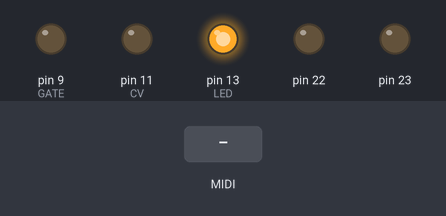
This sketch was run on a simulated Arduino Uno, built with avr-gcc and run on an emulated ATmega328P. Shown: output pins drawn as LEDs (lit = HIGH). The test bench sets the inputs (shaded band). MIDI output is not drawn.

Above: at 0.1 s.
At 1.5 s:
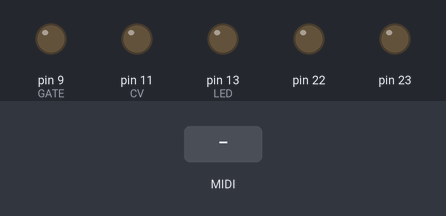
1.6 s: MIDI note 36 received
At 3.0 s:
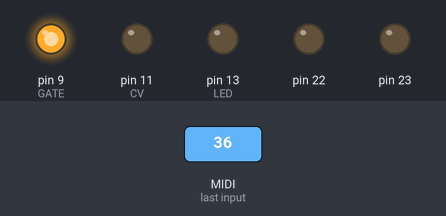
Timing chart, 0 to 4.6 s (numbered marks = the images above; inputs shaded):
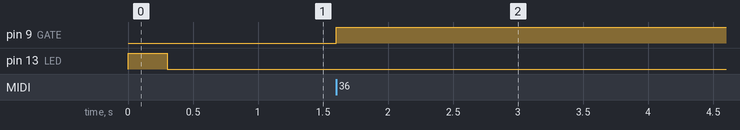

The sketch:

MIDItoCV.ino
```cpp
//Basic MIDI to CV converter
//By Robin Stubbs - robin.stubbs@uleth.ca
//Uses atmega32u4 timer 1
//ATMEGA32u4-based microcontrollers ONLY

#include <MIDI.h>  // Add Midi Library
#define LED 13    // Arduino Board LED is on Pin 13
#define CV 11
#define GATE 9

// change the pwm duty cycle as needed (0-255)
int pwm = 0;
int timer = 20;
int mlow = 24;   //low MIDI input
int mhigh = 84;  //high  - these MUST give 5 octaves

MIDI_CREATE_DEFAULT_INSTANCE();

void setup() {
  pinMode(CV, OUTPUT);  // set pins to low-impedance state
  pinMode(GATE, OUTPUT);
  pinMode(LED, OUTPUT);

  // set timer1 freq
  DDRB|=(1<<7)|(1<<6)|(1<<5);
  TCCR1A=0xAA;
  TCCR1B=0x19;

  // For 16-bit resolution, we need to program ICR1 with
  // 0xFFFF. - a 16-bit register
  ICR1 = 0xFFFF;
  OCR1A = pwm;

  MIDI.begin(MIDI_CHANNEL_OMNI); // Initialize the Midi Library.
// OMNI sets it to listen to all channels.. MIDI.begin(2) would set it
// to respond to channel 2 notes only.
  MIDI.setHandleNoteOn(handles); // This is important!! This command
  // tells the Midi Library which function I want called when a Note ON command
  // is received. in this case it's "MyHandleNoteOn".

    digitalWrite(LED, HIGH);
    delay(300);
    digitalWrite(LED, LOW);
}

void loop() { // Main loop
  MIDI.read(); // Continually check what Midi Commands have been received.
}

// Below is my function that will be called by the Midi Library
// when a MIDI NOTE ON message is received.
// It will be passed bytes for Channel, Pitch, and Velocity
void handles(byte channel, byte pitch, byte velocity) {
  if(mlow <= pitch <= mhigh){
    if(velocity > 0){
    //RACS cross multiply to give value out of
    //2^16 (16 bits) instead of 60 (5 octaves)
    //(-1 b/c full value == 0V)
      pwm = ((pitch-mlow)*(65536))/(mhigh-mlow)-1;
      OCR1A = pwm;
      digitalWrite(GATE, HIGH);
    } else {
      // WILL voice steal poorly
      digitalWrite(GATE, LOW);
    }
  }
}
```

Measured:
- after the input at 1.6 s, pin 9 (GATE): LOW → HIGH at once
